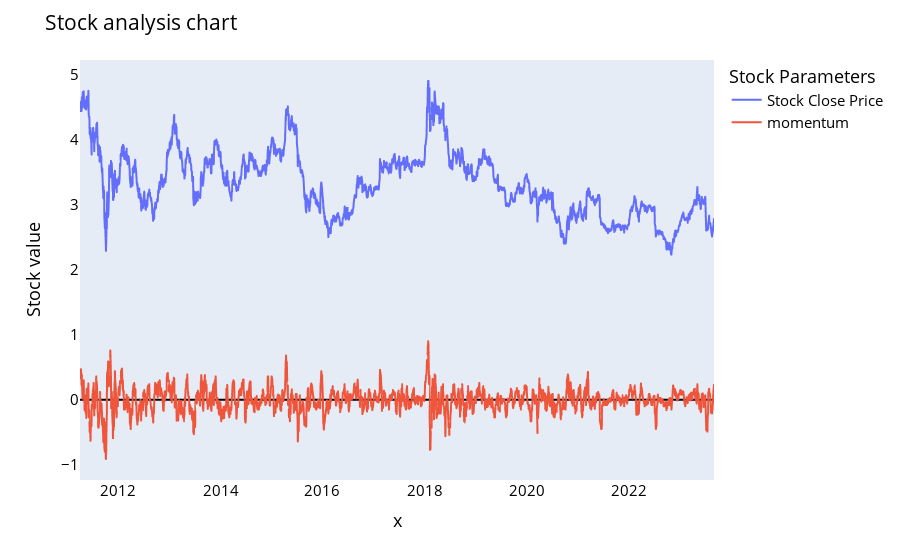

The notebook cell this image was saved under:
### Markdown cell above
Если линия выше 0 - то тренд роста.
Если линия ниже 0 - то тренд падения.
Большой угол измения линии показывает силу тренда и локальную точку смены тренда.

### Code cell
df_cl = np.asarray(historical_prices['close'])
momentum = np.subtract(df_cl[10:], df_cl[:-10])
names = cycle(['Stock Close Price', 'momentum'])

fig = px.line(historical_prices, x=historical_prices.date[10:], y=[historical_prices['close'][10:],momentum],
             labels={'date': 'Date','value':'Stock value'})
fig.update_layout(title_text='Stock analysis chart', font_size=15, font_color='black',legend_title_text='Stock Parameters')
fig.for_each_trace(lambda t:  t.update(name = next(names)))
fig.update_xaxes(showgrid=False)
fig.update_yaxes(showgrid=False,zeroline=True, zerolinewidth=2, zerolinecolor='Black')

fig.show()

### Figure 1 — Plotly figure (JSON) as saved in the notebook; plotly's stock layout.template omitted (floating-point values rounded to 4 significant figures; data arrays with more than 128 entries replaced by an {"elided": "..."} marker saying what was removed)
{"data": [{"hovertemplate": "variable=wide_variable_0<br>x=%{x}<br>Stock value=%{y}<extra></extra>", "legendgroup": "wide_variable_0", "line": {"color": "#636efa", "dash": "solid"}, "marker": {"symbol": "circle"}, "mode": "lines", "name": "Stock Close Price", "showlegend": true, "type": "scattergl", "x": {"elided": "3057 str values"}, "xaxis": "x", "y": {"elided": "3057 float values"}, "yaxis": "y"}, {"hovertemplate": "variable=wide_variable_1<br>x=%{x}<br>Stock value=%{y}<extra></extra>", "legendgroup": "wide_variable_1", "line": {"color": "#EF553B", "dash": "solid"}, "marker": {"symbol": "circle"}, "mode": "lines", "name": "momentum", "showlegend": true, "type": "scattergl", "x": {"elided": "3057 str values"}, "xaxis": "x", "y": {"elided": "3057 float values"}, "yaxis": "y"}], "layout": {"font": {"color": "black", "size": 15}, "legend": {"title": {"text": "Stock Parameters"}, "tracegroupgap": 0}, "margin": {"t": 60}, "title": {"text": "Stock analysis chart"}, "xaxis": {"anchor": "y", "domain": [0, 1], "showgrid": false, "title": {"text": "x"}}, "yaxis": {"anchor": "x", "domain": [0, 1], "showgrid": false, "title": {"text": "Stock value"}, "zeroline": true, "zerolinecolor": "Black", "zerolinewidth": 2}}}
